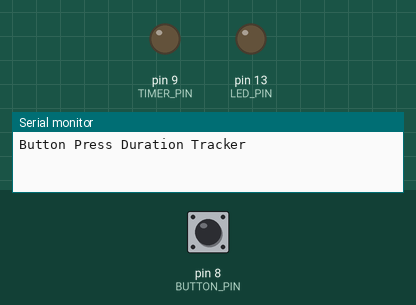
Recording of a sketch running on a simulated Arduino Uno, built with avr-gcc and run on an emulated ATmega328P. Shown: output pins drawn as LEDs (lit = HIGH), the last lines printed to the serial monitor. Inputs (shaded band) come from the test bench; at power-on: pin 8 (BUTTON_PIN) HIGH.

Above: at 1.2 s.
1.3 s: pin 8 (BUTTON_PIN) pulled LOW for 0.15 s
At 1.38 s:
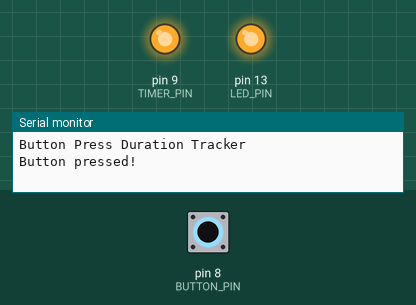
2.9 s: pin 8 (BUTTON_PIN) pulled LOW for 3.2 s
At 7.0 s:
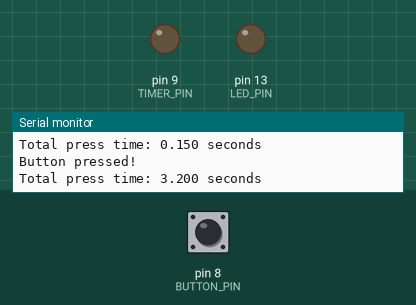
Timing chart, 0 to 8.5 s (numbered marks = the images above; inputs shaded):
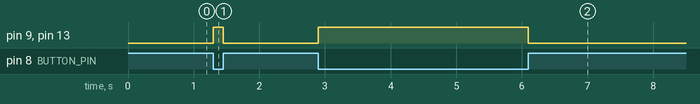

The sketch:

button_press_timer.ino
```cpp
// (licence header left out)
// See Wokwi for layout and test run
// https://wokwi.com/projects/407556590492781569

#include <avr/io.h>
#include <avr/interrupt.h>

#define BUTTON_PIN PORTB0 // pin d8
#define LED_PIN PORTB5 // pin 13
#define TIMER_PIN PORTB1 // Using D9 as our timer pin

#define BAUD 9600
#define MY_UBRR F_CPU/16/BAUD-1

volatile uint32_t timer_count = 0;
volatile bool button_pressed = false;
volatile uint8_t button_debounce = 0;

void uart_init(unsigned int ubrr) {
    UBRR0H = (unsigned char)(ubrr >> 8);
    UBRR0L = (unsigned char)ubrr;
    UCSR0B = (1 << TXEN0);
    UCSR0C = (1 << UCSZ01) | (1 << UCSZ00);
} // Initializes UART for serial communication

void uart_transmit(unsigned char data) {
    while (!(UCSR0A & (1 << UDRE0)));
    UDR0 = data;
} // Transmits a single character over UART

void uart_print(const char* str) {
    while (*str) {
        uart_transmit(*str++);
    }
} // Prints a string over UART

void uart_print_float(float value, int decimal_places) {
    char buffer[20];
    dtostrf(value, 0, decimal_places, buffer);
    uart_print(buffer);
} // Prints a float value over UART with specified decimal places

void timer1_init() {
    TCCR1A = 0;
    TCCR1B = (1 << WGM12) | (1 << CS11) | (1 << CS10); // CTC mode, prescaler 64
    OCR1A = 249; // 1ms interrupt at 16MHz
    TIMSK1 |= (1 << OCIE1A);
} // Initializes Timer1 for 1ms interrupts

void timer2_init() {
    TCCR2A = (1 << WGM21);
    TCCR2B = (1 << CS22) | (1 << CS21) | (1 << CS20);
    OCR2A = 249;
    TIMSK2 |= (1 << OCIE2A);
} // Initializes Timer2 for button debouncing

void enable_global_interrupts() {
    sei();
} // Enables global interrupts

void button_init() {
    DDRB &= ~(1 << BUTTON_PIN);
    PORTB |= (1 << BUTTON_PIN);
} // Initializes the button pin as input with pull-up

void timer_pin_init() {
    DDRB |= (1 << TIMER_PIN); // Set TIMER_PIN as output
    PORTB &= ~(1 << TIMER_PIN); // Initially set it low
} // Initializes the timer pin as output and sets it low

bool is_button_pressed() {
    return (PINB & (1 << BUTTON_PIN)) == 0;
} // Checks if the button is currently pressed

void led_init() {
    DDRB |= (1 << LED_PIN);
} // Initializes the LED pin as output

void led_on() {
    PORTB |= (1 << LED_PIN);
} // Turns the LED on

void led_off() {
    PORTB &= ~(1 << LED_PIN);
} // Turns the LED off

ISR(TIMER1_COMPA_vect) {
    if (PINB & (1 << TIMER_PIN)) {
        timer_count++;
    }
} // Timer1 ISR: Increments timer_count when TIMER_PIN is high

ISR(TIMER2_COMPA_vect) {
    if (button_debounce > 0) {
        button_debounce--;
    }
} // Timer2 ISR: Handles button debouncing

void setup() {
    uart_init(MY_UBRR);
    timer1_init();
    timer2_init();
    button_init();
    timer_pin_init();
    led_init();
    enable_global_interrupts();
    uart_print("Button Press Duration Tracker\n");
} // Initializes all components and prints a welcome message

void loop() {
    bool current_button_state = is_button_pressed();

    if (current_button_state && !button_pressed && button_debounce == 0) {
        timer_count = 0;
        button_pressed = true;
        PORTB |= (1 << TIMER_PIN); // Set timer pin high
        uart_print("Button pressed!\n");
        button_debounce = 20;
        led_on();
    } else if (!current_button_state && button_pressed) {
        button_pressed = false;
        PORTB &= ~(1 << TIMER_PIN); // Set timer pin low
        button_debounce = 20;
        led_off();
        float elapsed_time = timer_count / 1000.0;
        uart_print("Total press time: ");
        uart_print_float(elapsed_time, 3);
        uart_print(" seconds\n");
    }
} // Main loop: Handles button press/release and calculates press duration
```

Measured:
- after the input at 1.3 s, pin 9 (TIMER_PIN): LOW → HIGH at once, → LOW 0.15 s later; pin 13 (LED_PIN): LOW → HIGH at once, → LOW 0.14 s later
- after the input at 2.9 s, pin 9 (TIMER_PIN), pin 13 (LED_PIN): LOW → HIGH at once, → LOW 3.2 s later
